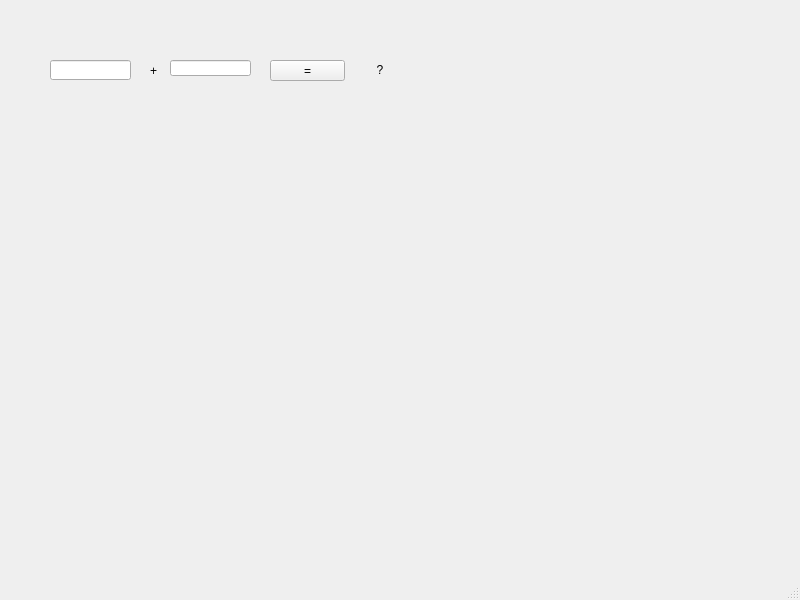
<?xml version="1.0" encoding="UTF-8"?>
<ui version="4.0">
 <class>MainWindow</class>
 <widget class="QMainWindow" name="MainWindow">
  <property name="geometry">
   <rect>
    <x>0</x>
    <y>0</y>
    <width>800</width>
    <height>600</height>
   </rect>
  </property>
  <property name="windowTitle">
   <string>MainWindow</string>
  </property>
  <widget class="QWidget" name="centralwidget">
   <widget class="QLabel" name="label">
    <property name="geometry">
     <rect>
      <x>150</x>
      <y>60</y>
      <width>20</width>
      <height>21</height>
     </rect>
    </property>
    <property name="text">
     <string>+</string>
    </property>
   </widget>
   <widget class="QLabel" name="label_2">
    <property name="geometry">
     <rect>
      <x>360</x>
      <y>60</y>
      <width>56</width>
      <height>20</height>
     </rect>
    </property>
    <property name="text">
     <string>     ?</string>
    </property>
   </widget>
   <widget class="QPushButton" name="pb">
    <property name="geometry">
     <rect>
      <x>270</x>
      <y>60</y>
      <width>75</width>
      <height>21</height>
     </rect>
    </property>
    <property name="text">
     <string>=</string>
    </property>
   </widget>
   <widget class="QLineEdit" name="te1">
    <property name="geometry">
     <rect>
      <x>50</x>
      <y>60</y>
      <width>81</width>
      <height>20</height>
     </rect>
    </property>
   </widget>
   <widget class="QLineEdit" name="te2">
    <property name="geometry">
     <rect>
      <x>170</x>
      <y>60</y>
      <width>81</width>
      <height>16</height>
     </rect>
    </property>
   </widget>
  </widget>
  <widget class="QMenuBar" name="menubar">
   <property name="geometry">
    <rect>
     <x>0</x>
     <y>0</y>
     <width>800</width>
     <height>21</height>
    </rect>
   </property>
  </widget>
  <widget class="QStatusBar" name="statusbar"/>
 </widget>
 <resources/>
 <connections/>
</ui>
